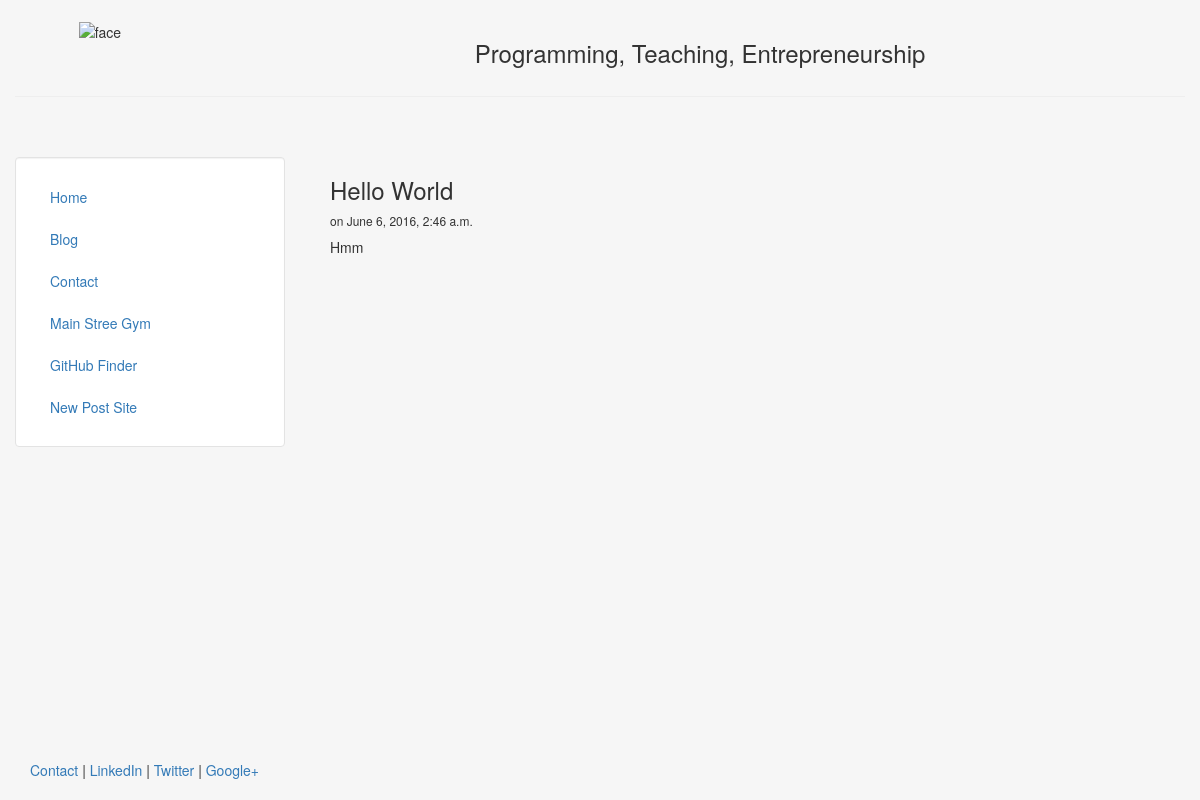
Page /blog/3 on the committed database.
### blog/models.py (models this page shows, shortened)
class Post(models.Model):
    title = models.CharField(max_length = 140)
    body = models.TextField()
    date = models.DateTimeField()

### blog/templates/blog/post.html
{% extends "personal/header.html" %}
{% block content %}
  <h3>{{post.title}}</h3>
  <h6>on {{post.date}}</h6>
  {{post.body|safe|linebreaks}}
{% endblock %}

### personal/templates/personal/header.html (style rules this page uses)
html, body { height:100% }

### rows in the picture
Post: title "Hello World", date "June 6, 2016, 2:46 a.m.", body "Hmm"
